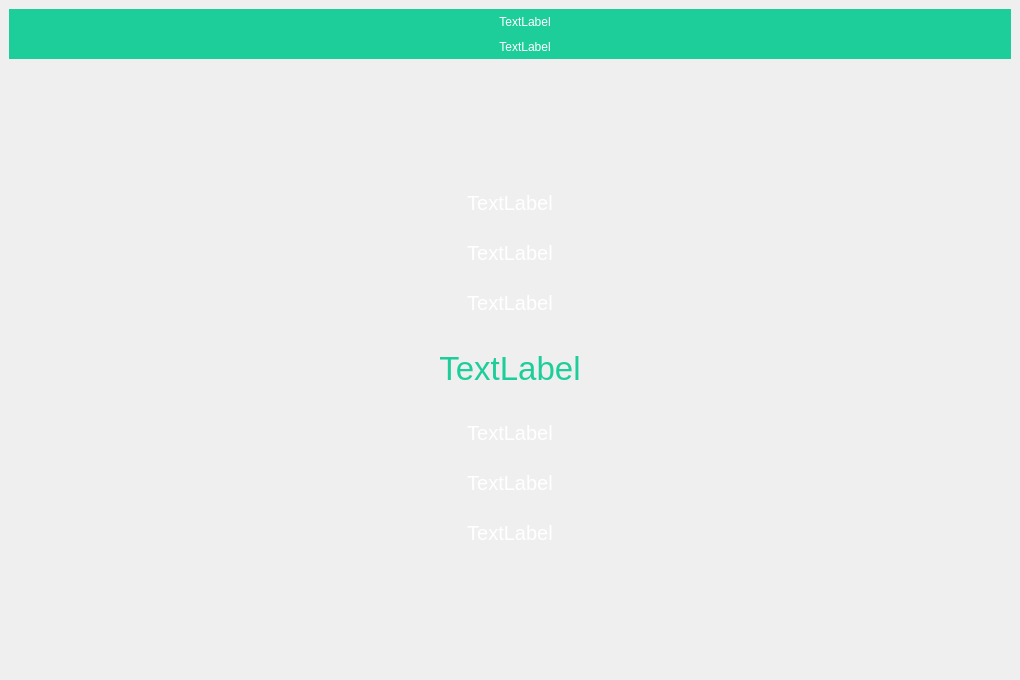
<?xml version="1.0" encoding="UTF-8"?>
<ui version="4.0">
 <class>LrcPage</class>
 <widget class="QWidget" name="LrcPage">
  <property name="geometry">
   <rect>
    <x>0</x>
    <y>0</y>
    <width>1020</width>
    <height>680</height>
   </rect>
  </property>
  <property name="windowTitle">
   <string>Form</string>
  </property>
  <layout class="QVBoxLayout" name="verticalLayout">
   <property name="spacing">
    <number>0</number>
   </property>
   <property name="leftMargin">
    <number>0</number>
   </property>
   <property name="topMargin">
    <number>0</number>
   </property>
   <property name="rightMargin">
    <number>0</number>
   </property>
   <property name="bottomMargin">
    <number>0</number>
   </property>
   <item>
    <widget class="QWidget" name="bgStyle" native="true">
     <property name="styleSheet">
      <string notr="true">#bgStyle{
	border-image:url(:/images/bg.png);
}

*{
	color: #FFFFFF;
}</string>
     </property>
     <layout class="QVBoxLayout" name="verticalLayout_2">
      <item>
       <widget class="QWidget" name="lrcTop" native="true">
        <property name="minimumSize">
         <size>
          <width>0</width>
          <height>50</height>
         </size>
        </property>
        <property name="maximumSize">
         <size>
          <width>16777215</width>
          <height>50</height>
         </size>
        </property>
        <property name="styleSheet">
         <string notr="true">background-color:#1ECE9A;</string>
        </property>
        <layout class="QHBoxLayout" name="horizontalLayout">
         <property name="spacing">
          <number>0</number>
         </property>
         <property name="leftMargin">
          <number>0</number>
         </property>
         <property name="topMargin">
          <number>0</number>
         </property>
         <property name="rightMargin">
          <number>0</number>
         </property>
         <property name="bottomMargin">
          <number>0</number>
         </property>
         <item>
          <widget class="QPushButton" name="hideBtn">
           <property name="minimumSize">
            <size>
             <width>30</width>
             <height>50</height>
            </size>
           </property>
           <property name="maximumSize">
            <size>
             <width>30</width>
             <height>50</height>
            </size>
           </property>
           <property name="styleSheet">
            <string notr="true">#hideBtn
{
	border: none;
}</string>
           </property>
           <property name="text">
            <string/>
           </property>
          </widget>
         </item>
         <item>
          <widget class="QWidget" name="titleBox" native="true">
           <layout class="QVBoxLayout" name="verticalLayout_3">
            <property name="spacing">
             <number>0</number>
            </property>
            <property name="leftMargin">
             <number>0</number>
            </property>
            <property name="topMargin">
             <number>0</number>
            </property>
            <property name="rightMargin">
             <number>0</number>
            </property>
            <property name="bottomMargin">
             <number>0</number>
            </property>
            <item>
             <widget class="QLabel" name="musicName">
              <property name="text">
               <string>TextLabel</string>
              </property>
              <property name="alignment">
               <set>Qt::AlignCenter</set>
              </property>
             </widget>
            </item>
            <item>
             <widget class="QLabel" name="musicSinger">
              <property name="text">
               <string>TextLabel</string>
              </property>
              <property name="alignment">
               <set>Qt::AlignCenter</set>
              </property>
             </widget>
            </item>
           </layout>
          </widget>
         </item>
        </layout>
       </widget>
      </item>
      <item>
       <widget class="QWidget" name="lrcContent" native="true">
        <layout class="QVBoxLayout" name="verticalLayout_4">
         <property name="spacing">
          <number>0</number>
         </property>
         <property name="leftMargin">
          <number>0</number>
         </property>
         <property name="topMargin">
          <number>0</number>
         </property>
         <property name="rightMargin">
          <number>0</number>
         </property>
         <property name="bottomMargin">
          <number>0</number>
         </property>
         <item>
          <spacer name="verticalSpacer">
           <property name="orientation">
            <enum>Qt::Vertical</enum>
           </property>
           <property name="sizeHint" stdset="0">
            <size>
             <width>20</width>
             <height>110</height>
            </size>
           </property>
          </spacer>
         </item>
         <item>
          <widget class="QLabel" name="line1">
           <property name="minimumSize">
            <size>
             <width>0</width>
             <height>50</height>
            </size>
           </property>
           <property name="font">
            <font>
             <pointsize>15</pointsize>
            </font>
           </property>
           <property name="text">
            <string>TextLabel</string>
           </property>
           <property name="alignment">
            <set>Qt::AlignCenter</set>
           </property>
          </widget>
         </item>
         <item>
          <widget class="QLabel" name="line2">
           <property name="minimumSize">
            <size>
             <width>0</width>
             <height>50</height>
            </size>
           </property>
           <property name="maximumSize">
            <size>
             <width>16777215</width>
             <height>50</height>
            </size>
           </property>
           <property name="font">
            <font>
             <pointsize>15</pointsize>
            </font>
           </property>
           <property name="text">
            <string>TextLabel</string>
           </property>
           <property name="alignment">
            <set>Qt::AlignCenter</set>
           </property>
          </widget>
         </item>
         <item>
          <widget class="QLabel" name="line3">
           <property name="minimumSize">
            <size>
             <width>0</width>
             <height>50</height>
            </size>
           </property>
           <property name="maximumSize">
            <size>
             <width>16777215</width>
             <height>50</height>
            </size>
           </property>
           <property name="font">
            <font>
             <pointsize>15</pointsize>
            </font>
           </property>
           <property name="text">
            <string>TextLabel</string>
           </property>
           <property name="alignment">
            <set>Qt::AlignCenter</set>
           </property>
          </widget>
         </item>
         <item>
          <widget class="QLabel" name="lineCenter">
           <property name="minimumSize">
            <size>
             <width>0</width>
             <height>80</height>
            </size>
           </property>
           <property name="maximumSize">
            <size>
             <width>16777215</width>
             <height>80</height>
            </size>
           </property>
           <property name="font">
            <font>
             <pointsize>25</pointsize>
            </font>
           </property>
           <property name="styleSheet">
            <string notr="true">#lineCenter
{
	color: #1ECE9A;
}</string>
           </property>
           <property name="text">
            <string>TextLabel</string>
           </property>
           <property name="alignment">
            <set>Qt::AlignCenter</set>
           </property>
          </widget>
         </item>
         <item>
          <widget class="QLabel" name="line4">
           <property name="minimumSize">
            <size>
             <width>0</width>
             <height>50</height>
            </size>
           </property>
           <property name="maximumSize">
            <size>
             <width>16777215</width>
             <height>50</height>
            </size>
           </property>
           <property name="font">
            <font>
             <pointsize>15</pointsize>
            </font>
           </property>
           <property name="text">
            <string>TextLabel</string>
           </property>
           <property name="alignment">
            <set>Qt::AlignCenter</set>
           </property>
          </widget>
         </item>
         <item>
          <widget class="QLabel" name="line5">
           <property name="minimumSize">
            <size>
             <width>0</width>
             <height>50</height>
            </size>
           </property>
           <property name="maximumSize">
            <size>
             <width>16777215</width>
             <height>50</height>
            </size>
           </property>
           <property name="font">
            <font>
             <pointsize>15</pointsize>
            </font>
           </property>
           <property name="text">
            <string>TextLabel</string>
           </property>
           <property name="alignment">
            <set>Qt::AlignCenter</set>
           </property>
          </widget>
         </item>
         <item>
          <widget class="QLabel" name="line6">
           <property name="minimumSize">
            <size>
             <width>0</width>
             <height>50</height>
            </size>
           </property>
           <property name="maximumSize">
            <size>
             <width>16777215</width>
             <height>50</height>
            </size>
           </property>
           <property name="font">
            <font>
             <pointsize>15</pointsize>
            </font>
           </property>
           <property name="text">
            <string>TextLabel</string>
           </property>
           <property name="alignment">
            <set>Qt::AlignCenter</set>
           </property>
          </widget>
         </item>
         <item>
          <spacer name="verticalSpacer_2">
           <property name="orientation">
            <enum>Qt::Vertical</enum>
           </property>
           <property name="sizeHint" stdset="0">
            <size>
             <width>20</width>
             <height>110</height>
            </size>
           </property>
          </spacer>
         </item>
        </layout>
       </widget>
      </item>
     </layout>
    </widget>
   </item>
  </layout>
 </widget>
 <resources/>
 <connections/>
</ui>
